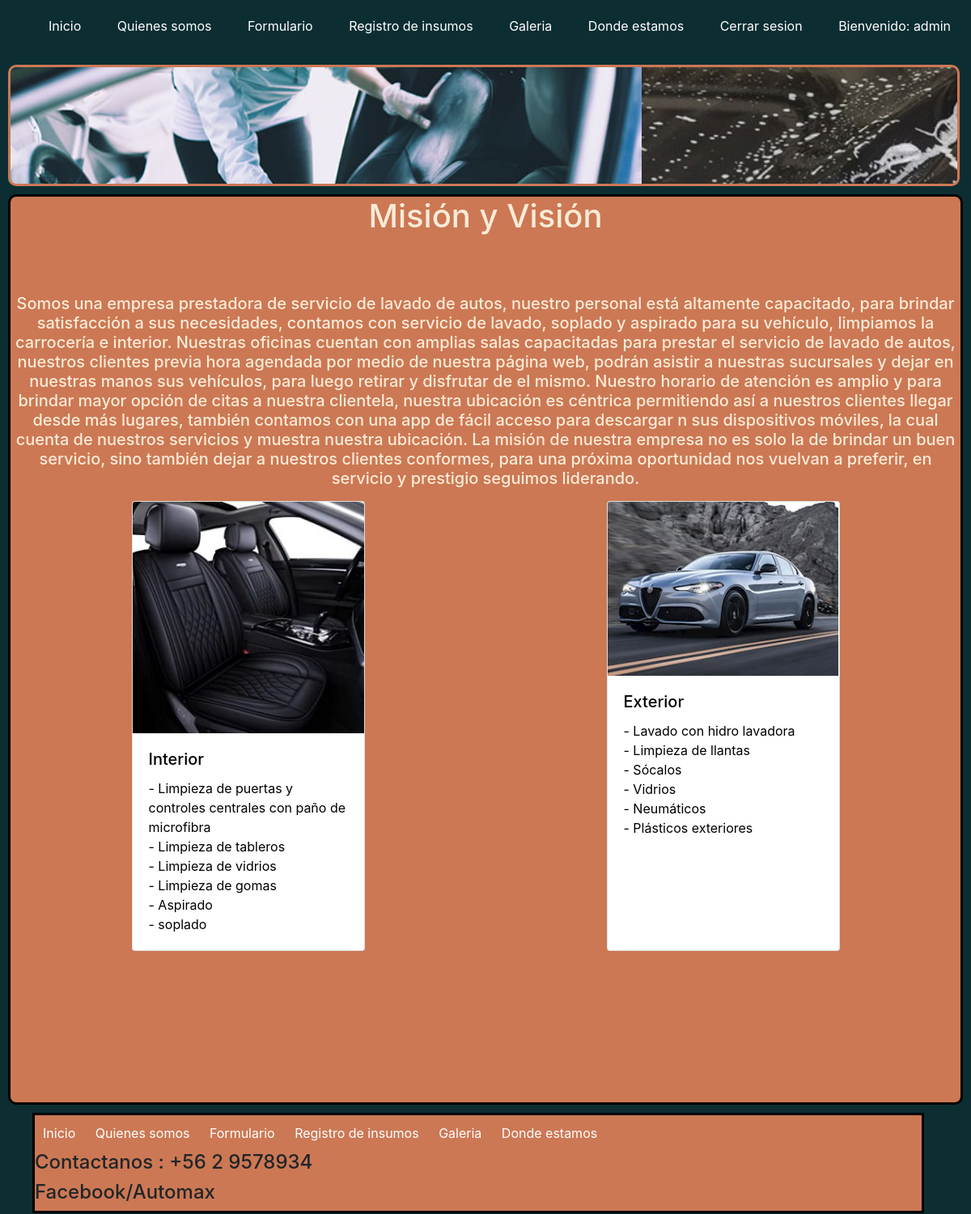
The page /Quienes_somos/ (signed in) on the database its author committed.
### Automaxx/models.py (models this page shows, shortened)
class Slider(models.Model):
    cod=models.IntegerField(primary_key=True)
    imagen=models.ImageField(upload_to='Slider')

class MisionyVision(models.Model):
    name=models.CharField(max_length=50, primary_key=True)
    descripcion=models.TextField()

### Automaxx/views.py (the view)
# urls.py: path('Quienes_somos/',Quienes_somos,name='QUIENES_SOMOS'),
def Quienes_somos(request):
    misionyvision = MisionyVision.objects.first()
    sliderFirst = Slider.objects.first()
    sliderLast  = Slider.objects.last()
    slider = Slider.objects.all()
    return render(request, 'web/Quienes_somos.html', {'slider':slider, 'first':sliderFirst, 'last':sliderLast, 'misionyvision':misionyvision})

### Automaxx/templates/web/Quienes_somos.html (shortened to what this page needs)
{% extends 'web/Base.html' %}
{% load static %}
{% block estilo %}
    <link rel="stylesheet" href="https://stackpath.bootstrapcdn.com/bootstrap/4.5.2/css/bootstrap.min.css">
{% endblock estilo %}
{% block contenedor %}
    <div id=contenido>
            <div id="cliente_feliz">
                <h1>  <center>Misión y Visión</center></h1>
                <br> <br>
                <p><center><h5>{{misionyvision.descripcion}}</h5></center></p>
            </div>
            <div id="ContenedorTarjetas">
                <div class="card" style="width: 18rem;">
                    <img src="{% static 'img/asientos.jpg' %}" class="card-img-top" alt="...">
                    <div class="card-body">
                        <h5 class="card-title">Interior</h5>
                        <p class="card-text">
                            - Limpieza de puertas y controles centrales con paño de microfibra <br>
                            - Limpieza de tableros <br>
                            - Limpieza de vidrios <br>
                            - Limpieza de gomas <br>
                            - Aspirado <br>
                            - soplado
                        </p>
                    </div>
                </div>
                <div class="card" style="width: 18rem;">
                    <img src="{% static 'img/auto.jpg' %}" class="card-img-top" alt="...">
                    <div class="card-body">
                        <h5 class="card-title">Exterior</h5>
                        <p class="card-text">
                            - Lavado con hidro lavadora <br>
                            - Limpieza de llantas <br>
                            - Sócalos <br>
                            - Vidrios <br>
                            - Neumáticos <br>
                            - Plásticos exteriores
                        </p>
                    </div>
                </div>
            </div>
        </div>
{% endblock contenedor %}

### Automaxx/templates/web/Base.html (shortened to what this page needs)
<!DOCTYPE html>
<html lang="es">
{% load static %}
<head>
    <link rel="stylesheet" href="{% static 'css/estilo.css' %}">
    {% block estilo %}
    {% endblock estilo %}
</head>
<body>
    <div id="contenedor">
    <div id="nav">
        <nav>
            <ol>
                <ul class="menu">
                    <li><a href="{% url 'PAGINA_INICIO' %}">Inicio</a></li>
                    <li><a href="{% url 'QUIENES_SOMOS' %}">Quienes somos</a></li>
                    <li><a href="{% url 'REGISTRO' %}">Formulario</a></li>
                    <li><a href="{% url 'REGISTRO_INSUMOS' %}">Registro de insumos</a></li>
                    <li><a href="{% url 'GALERIA' %}">Galeria</a></li>
                    <li><a href="{% url 'MAPA' %}">Donde estamos</a></li>
                    {% if user.is_authenticated %}
                        <li><a href="{% url 'LOGOUT' %}">Cerrar sesion</a></li>
                        <li><a href="">Bienvenido: {{user.username}}</a></li>
                    {% else %}
                        <li><a href="{% url 'LOGIN' %}">Iniciar sesion</a></li>
                    {% endif %}
                </ul>
            </ol>
        </nav>
    </div>
            <div class="slider" id="titulo">
                <ul>
                    <li><img src="{{last.imagen.url}}" alt=""></li>
                    {% for item in slider %}
                    <li><img src="{{item.imagen.url}}" alt=""></li>
                    {% endfor %}
                </ul>
        </div>
        {% block contenedor %}
        {% endblock contenedor %}
        <div id="nav">
            <nav>
                <ol>
                    <ul class="footer">
                        <li><a href="{% url 'PAGINA_INICIO' %}">Inicio</a></li>
                        <li><a href="{% url 'QUIENES_SOMOS' %}">Quienes somos</a></li>
                        <li><a href="{% url 'REGISTRO' %}">Formulario</a></li>
                        <li><a href="{% url 'REGISTRO_INSUMOS' %}">Registro de insumos</a></li>
                        <li><a href="{% url 'GALERIA' %}">Galeria</a></li>
                        <li><a href="{% url 'MAPA' %}">Donde estamos</a></li>
                        <h4>Contactanos : +56 2 9578934 </h4>
                        <h4>Facebook/Automax</h4>
                    </ul>
                </ol>
            </nav>
        </div>
    </div>
</body>
</html>

### Automaxx/static/css/estilo.css (style rules this page uses)
* { margin: 0; }
#contenedor { height: 1500px; background-color: #0c2e33; margin: auto; margin-top: 0px; padding: 0px; }
#titulo { height: 10% ; background-color: #cc7854; margin: 10px; border: solid #cc7854; border-radius: 10px; }
#contenido { height: 75%; background-color: #cc7854; margin: 10px; border:solid #000000; border-radius: 10px; color: antiquewhite; }
.menu { list-style: none; padding: 0; background: #0c2e33; width: 100%; max-width: 4000px; margin-left: 0px; }
.menu li a { text-decoration: none; color: rgb(255, 255, 255); padding: 20px; display: block; }
.menu li { display: inline-block; text-align: center; }
#ContenedorTarjetas { display:flex; flex-direction: row; justify-content: space-around; color: rgb(0, 0, 0); }
.slider { width: 98%; margin: auto; overflow: hidden; }
.slider ul { display: flex; padding: 0px; width: 400%; animation: cambio 20s infinite alternate; animation-timing-function: ease-in; }
.slider li { width: 100%; list-style: none; }
.slider img { width: 100%; }
.footer { list-style: none; padding: 0; background: #cc7854; width: auto; max-width: 4000px; margin-left: 0px; margin-right: 5%; border: #000000 solid; }
.footer li a { text-decoration: none; color: rgb(255, 255, 255); padding: 10px; display: block; }
.footer li { display: inline-block; text-align: center; }

### rows shown on the page
Slider: imagen (picture)
Slider: imagen (picture)
MisionyVision: descripcion "Somos una empresa prestadora de servicio de lavado de autos, nuestro personal está altamente capacitado, para brindar satisfacción a sus necesidades, contamos con servicio de lavado, soplado y aspirado para su vehículo, limpiamos la carrocería e interior. Nuestras oficinas cuentan con amplias salas capacitadas para prestar el servicio de lavado de autos, nuestros clientes previa hora agendada por medio de nuestra página web, podrán asistir a nuestras sucursales y dejar en nuestras manos sus vehículos, para luego retirar y disfrutar de el mismo. Nuestro horario de atención es amplio y para brindar mayor opción de citas a nuestra clientela, nuestra ubicación es céntrica permitiendo así a…"

### other values the page prints
{{ user.username }} "admin"
